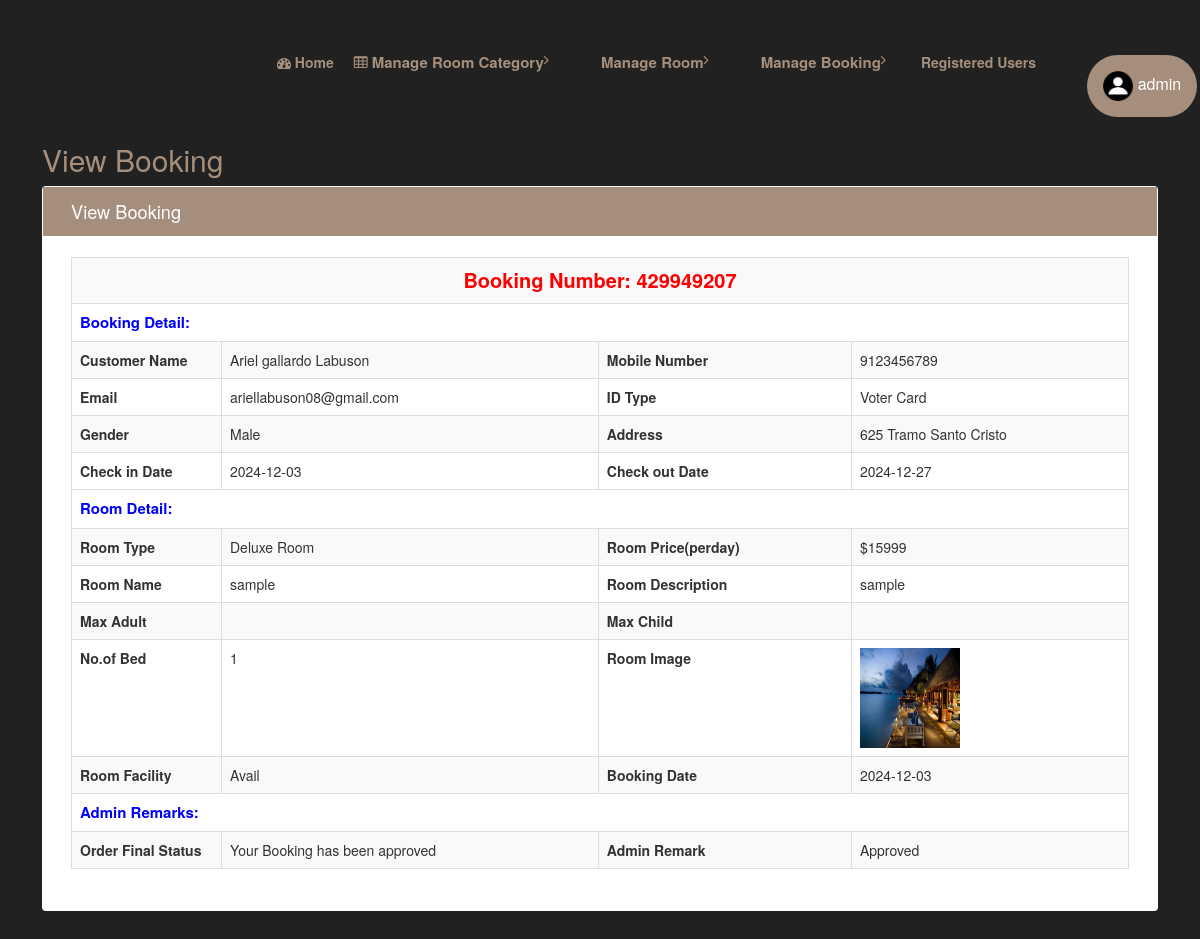
/admin/view-booking-detail.php?bookingid=429949207 (signed in), run on the app's committed database.
### tables this page shows
CREATE TABLE `tblbooking` (
  `ID` int(10) NOT NULL,
  `RoomId` int(5) DEFAULT NULL,
  `BookingNumber` varchar(120) DEFAULT NULL,
  `UserID` int(5) NOT NULL,
  `IDType` varchar(120) DEFAULT NULL,
  `Gender` varchar(50) DEFAULT NULL,
  `Address` mediumtext DEFAULT NULL,
  `CheckinDate` varchar(200) DEFAULT NULL,
  `CheckoutDate` varchar(200) DEFAULT NULL,
  `BookingDate` date DEFAULT current_timestamp(),
  `Remark` varchar(50) DEFAULT NULL,
  `Status` varchar(50) DEFAULT 'Pending',
  `downPay` int(255) NOT NULL,
  `UpdationDate` timestamp NULL DEFAULT NULL ON UPDATE current_timestamp(),
  `extendDate` date DEFAULT NULL,
  `pool` int(60) NOT NULL,
  `food` int(60) NOT NULL
);

CREATE TABLE `tbluser` (
  `ID` int(10) NOT NULL,
  `FullName` varchar(200) DEFAULT NULL,
  `MobileNumber` bigint(10) DEFAULT NULL,
  `Email` varchar(120) DEFAULT NULL,
  `avatar` text DEFAULT NULL,
  `Password` varchar(120) DEFAULT NULL,
  `status` tinyint(1) NOT NULL,
  `privilege` varchar(255) NOT NULL DEFAULT 'unblocked',
  `code` text NOT NULL,
  `RegDate` timestamp NULL DEFAULT current_timestamp()
);

CREATE TABLE `tblcategory` (
  `ID` int(10) NOT NULL,
  `CategoryName` varchar(120) DEFAULT NULL,
  `Description` mediumtext DEFAULT NULL,
  `Price` int(5) NOT NULL,
  `Date` timestamp NULL DEFAULT current_timestamp()
);

CREATE TABLE `tblroom` (
  `ID` int(10) NOT NULL,
  `RoomType` int(10) DEFAULT NULL,
  `RoomName` varchar(200) DEFAULT NULL,
  `MaxAdult` int(5) DEFAULT NULL,
  `MaxChild` int(5) DEFAULT NULL,
  `RoomDesc` mediumtext DEFAULT NULL,
  `NoofBed` int(5) DEFAULT NULL,
  `Image` varchar(200) DEFAULT NULL,
  `RoomFacility` varchar(200) DEFAULT NULL,
  `CreationDate` timestamp NULL DEFAULT current_timestamp()
);

### admin/view-booking-detail.php (the view, shortened to what this page needs)
<?php
if (strlen($_SESSION['hbmsaid']==0)) {
  header('location:logout.php');
  } else{
?>
<!DOCTYPE HTML>
<html>
<head>
<link href="css/style.css" rel='stylesheet' type='text/css' />
<link href="css/font-awesome.css" rel="stylesheet">
<link rel="stylesheet" href="css/icon-font.min.css" type='text/css' />
</head>
<body>
   <div class="page-container">
	<div class="left-content">
	   <div class="inner-content">
			<?php include_once('includes/header.php');?>
			<div class="content">
<div class="women_main">
	<div class="grids">
					<div class="progressbar-heading grids-heading">
						<h2>View Booking</h2>
					</div>
					<div class="panel panel-widget forms-panel">
						<div class="forms">
							<div class="form-grids widget-shadow" data-example-id="basic-forms">
								<div class="form-title">
									<h4>View Booking</h4>
								</div>
								<div class="form-body">
									                                    <?php
                  $bookid=$_GET['bookingid'];
$sql="SELECT tblbooking.BookingNumber,tbluser.FullName,tbluser.MobileNumber,tbluser.Email,tblbooking.IDType,tblbooking.Gender,tblbooking.Address,tblbooking.CheckinDate,tblbooking.CheckoutDate,tblbooking.BookingDate,tblbooking.Remark,tblbooking.Status,tblbooking.UpdationDate,tblcategory.CategoryName,tblcategory.Description,tblcategory.Price,tblroom.RoomName,tblroom.MaxAdult,tblroom.MaxChild,tblroom.RoomDesc,tblroom.NoofBed,tblroom.Image,tblroom.RoomFacility
from tblbooking
join tblroom on tblbooking.RoomId=tblroom.ID
join tblcategory on tblcategory.ID=tblroom.RoomType
join tbluser on tblbooking.UserID=tbluser.ID
where tblbooking.BookingNumber=:bookid";
$query = $dbh -> prepare($sql);
$query-> bindParam(':bookid', $bookid, PDO::PARAM_STR);
$query->execute();
$results=$query->fetchAll(PDO::FETCH_OBJ);
$cnt=1;
if($query->rowCount() > 0)
{
foreach($results as $row)
{               ?>
                            <table border="1" class="table table-bordered table-striped table-vcenter js-dataTable-full-pagination">
                            	<tr>
  <th colspan="4" style="color: red;font-weight: bold;text-align: center;font-size: 20px"> Booking Number: <?php echo $row->BookingNumber;?></th>
</tr>
<tr>
  <th colspan="4" style="color: blue;font-weight: bold;font-size: 15px"> Booking Detail:</th>
</tr>
<tr>
    <th>Customer Name</th>
    <td><?php  echo $row->FullName;?></td>
    <th>Mobile Number</th>
    <td><?php  echo $row->MobileNumber;?></td>
  </tr>
  <tr>
   <th>Email</th>
    <td><?php  echo $row->Email;?></td>
    <th>ID Type</th>
    <td><?php  echo $row->IDType;?></td>
  </tr>
  <tr>
   <th>Gender</th>
    <td><?php  echo $row->Gender;?></td>
    <th>Address</th>
    <td><?php  echo $row->Address;?></td>
  </tr>
  <tr>
    <th>Check in Date</th>
    <td><?php  echo $row->CheckinDate;?></td>
    <th>Check out Date</th>
    <td><?php  echo $row->CheckoutDate;?></td>
  </tr>
   <tr>
    <tr>
  <th colspan="4" style="color: blue;font-weight: bold;font-size: 15px"> Room Detail:</th>
</tr>
    <th>Room Type</th>
    <td><?php  echo $row->CategoryName;?></td>
    <th>Room Price(perday)</th>
    <td>$<?php  echo $row->Price;?></td>
  </tr>
 <tr>
    <th>Room Name</th>
    <td><?php  echo $row->RoomName;?></td>
    <th>Room Description</th>
    <td><?php  echo $row->RoomDesc;?></td>
  </tr>
   <tr>
    <th>Max Adult</th>
    <td><?php  echo $row->MaxAdult;?></td>
    <th>Max Child</th>
    <td><?php  echo $row->MaxChild;?></td>
  </tr>
<tr>
    <th>No.of Bed</th>
    <td><?php  echo $row->NoofBed;?></td>
    <th>Room Image</th>
    <td><img src="images/<?php echo $row->Image;?>" width="100" height="100" value="<?php  echo $row->Image;?>"></td>
  </tr>
   <tr>
    <th>Room Facility</th>
    <td><?php  echo $row->RoomFacility;?></td>
    <th>Booking Date</th>
    <td><?php  echo $row->BookingDate;?></td>
  </tr>
   <tr>
  <th colspan="4" style="color: blue;font-weight: bold;font-size: 15px"> Admin Remarks:</th>
</tr>
  <tr>
     <th>Order Final Status</th>
    <td> <?php  $status=$row->Status;
if($row->Status=="Approved")
{
  echo "Your Booking has been approved";
}
     ;?></td>
     <th >Admin Remark</th>
    <?php if($row->Status==""){ ?>
                     <td><?php echo "Not Updated Yet"; ?></td>
<?php } else { ?>                  <td><?php  echo htmlentities($row->Status);?>
                  </td>
                  <?php } ?>
  </tr>
<?php $cnt=$cnt+1;}} ?>
</table>
				</div>
</div>
</div>
		</div>
</div>
							</div>
</body>
</html><?php }  ?>

### data on the page
tblbooking: BookingNumber "429949207", UserID.FullName "Ariel gallardo Labuson", UserID.MobileNumber "9123456789", UserID.Email "ariellabuson08@gmail.com", IDType "Voter Card", Gender "Male", Address "625 Tramo Santo Cristo", CheckinDate "2024-12-03", CheckoutDate "2024-12-27", tblcategory.CategoryName "Deluxe Room", tblcategory.Price "15999", RoomId.RoomName "sample", RoomId.RoomDesc "sample", RoomId.NoofBed "1", RoomId.Image (picture), RoomId.RoomFacility "Avail", BookingDate "2024-12-03", shows "Your Booking has been approved", Status "Approved"
